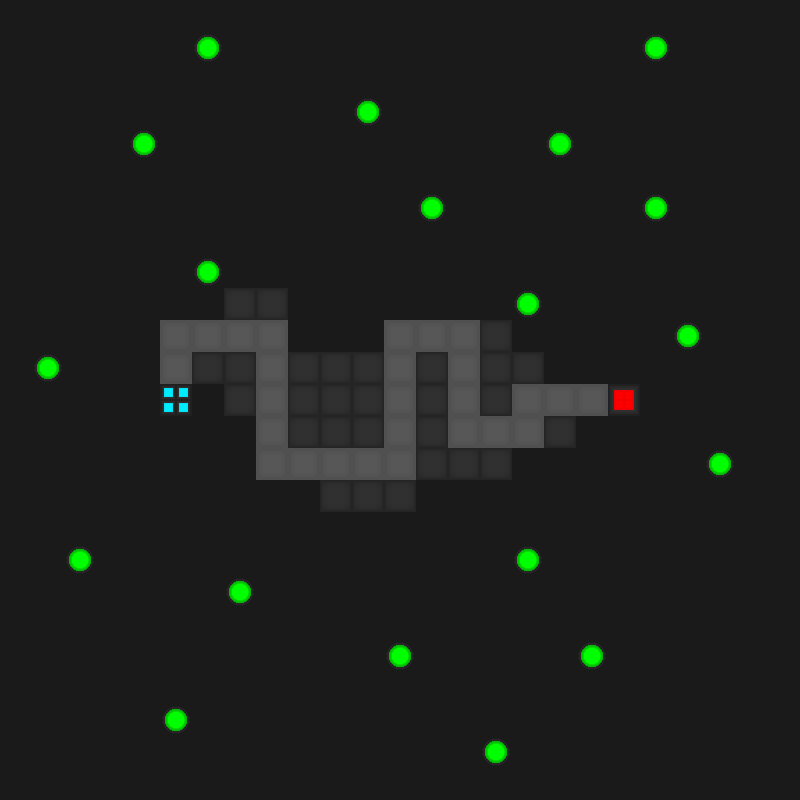

Rendered tile map (Tiled .tmx) drawn with the repository's tilesets; below, a short description and the map source with its tile grids summarised:
An orthogonal 25x25 tile map with 32x32 px tiles, 5 tile layers (background, enemy_base, player_base, road, ...).

<map version="1.10" tiledversion="1.11.2" orientation="orthogonal" renderorder="right-down" width="25" height="25" tilewidth="32" tileheight="32" infinite="0" nextlayerid="6" nextobjectid="1">
 <tileset firstgid="1" source="tile_sheet.tsx" />
 <layer id="1" name="background" width="25" height="25">
  <data>[625 cells, 625 non-empty, 2 distinct tile ids]</data>
 </layer>
 <layer id="2" name="enemy_base" width="25" height="25">
  <data>[625 cells, 1 non-empty, 1 distinct tile ids]</data>
 </layer>
 <layer id="3" name="player_base" width="25" height="25">
  <data>[625 cells, 1 non-empty, 1 distinct tile ids]</data>
 </layer>
 <layer id="4" name="road" width="25" height="25">
  <data>[625 cells, 27 non-empty, 1 distinct tile ids]</data>
 </layer>
 <layer id="5" name="platforms" width="25" height="25">
  <data>[625 cells, 28 non-empty, 1 distinct tile ids]</data>
 </layer>
</map>
